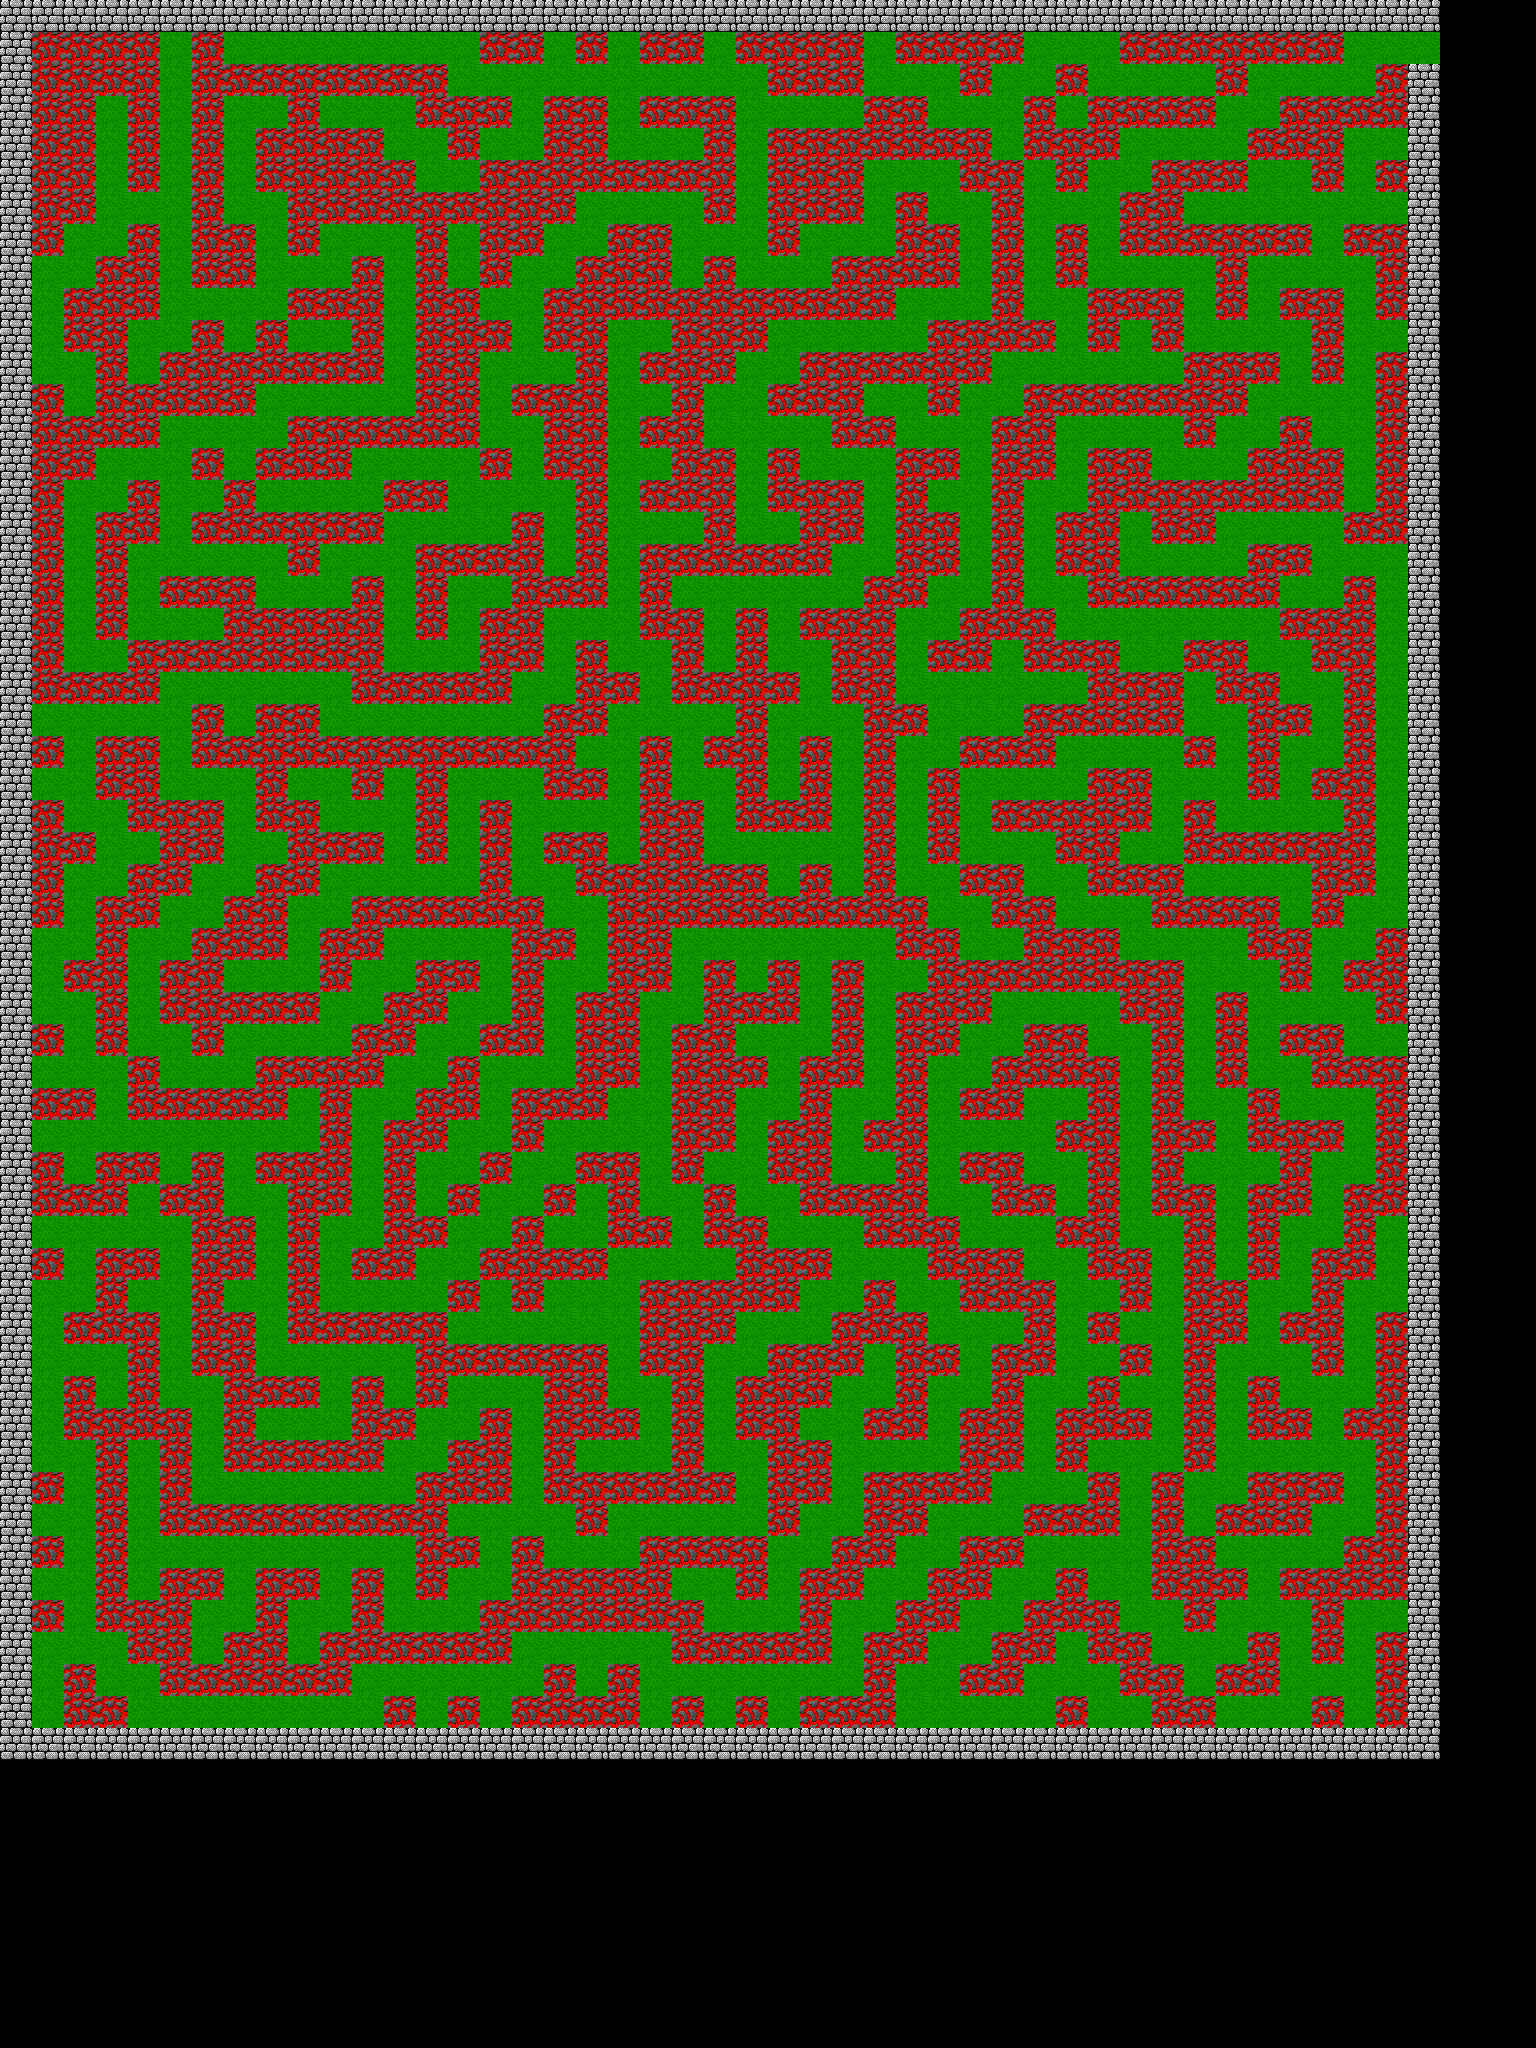

This game map was drawn from its Tiled (.tmx) file and the tilesets committed beside it. A one-line description and the trimmed map source follow:
An orthogonal 48x64 tile map with 32x32 px tiles, 1 tile layer (Tile Layer 1), 2 tilesets.

<map version="1.2" tiledversion="1.2.0" orientation="orthogonal" renderorder="right-down" width="48" height="64" tilewidth="32" tileheight="32" infinite="0" nextlayerid="6" nextobjectid="1">
 <tileset firstgid="1" name="hackImages" tilewidth="32" tileheight="32" tilecount="483" columns="23">
  <image source="hackTextures.png" width="736" height="672" />
 </tileset>
 <tileset firstgid="484" name="hackImages" tilewidth="32" tileheight="32" tilecount="483" columns="23">
  <image source="hackTextures.png" width="736" height="672" />
 </tileset>
 <layer id="5" name="Tile Layer 1" width="48" height="64">
  <data>[3072 cells, 2475 non-empty, 5 distinct tile ids]</data>
 </layer>
</map>
